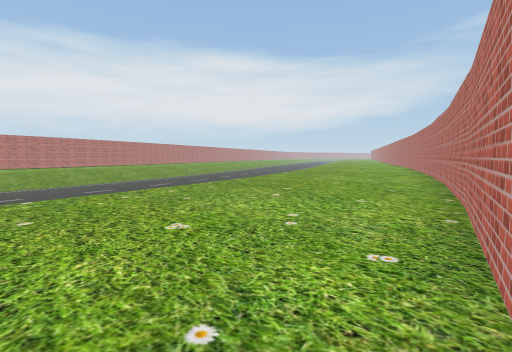
view 1 (above)

23 first-person views from a walk through a Unity game level. The camera is 1.3 m above the floor, tilts 4° down and sees 85° across. The floor is counted in squares, 2 m on a side. Each view is taken from the middle of a square. On the plan, view 1 faces up. The plan holds only what a view shows up to about 9 squares ahead; the rest is blank. The place goes on beyond the plan. Some animated figures are left out. Some surface patterns are stand-ins.

view 2
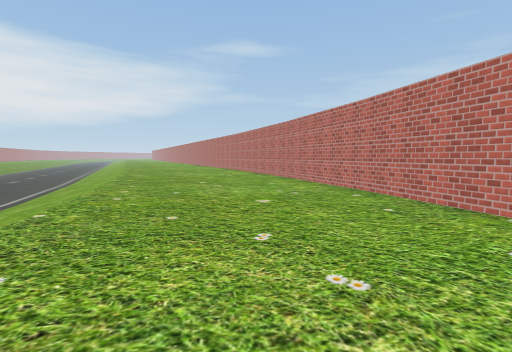

view 3
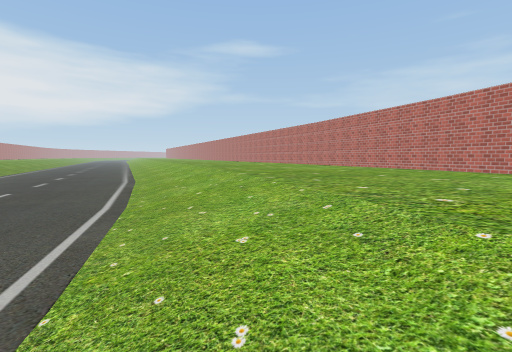

view 4
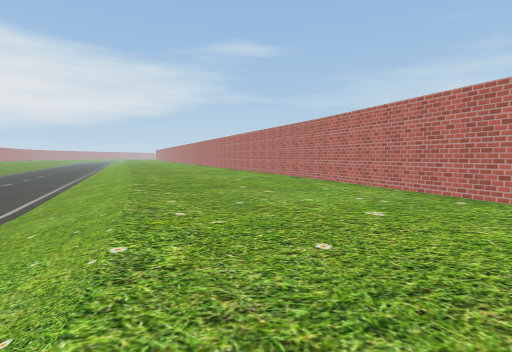

view 5
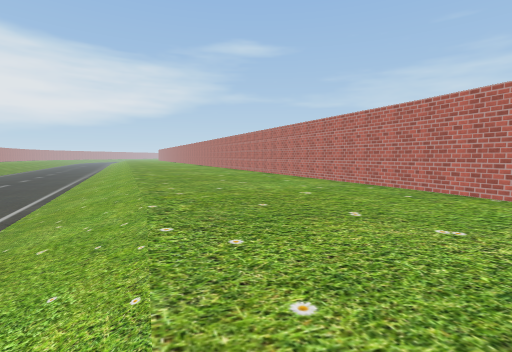

view 6
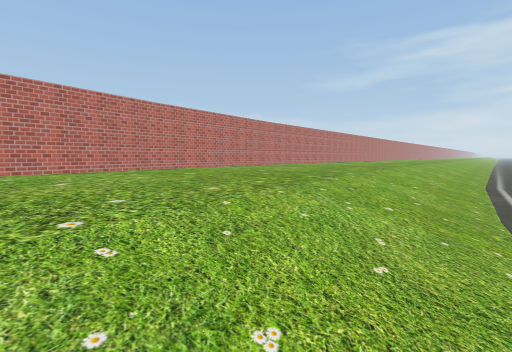

view 7
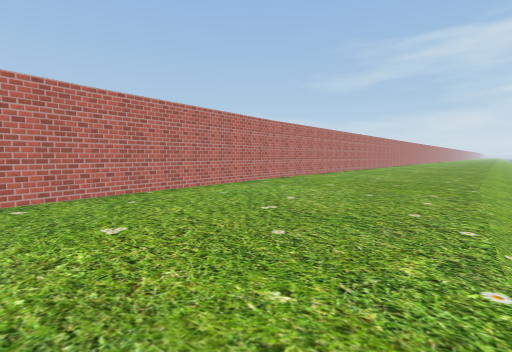

view 8
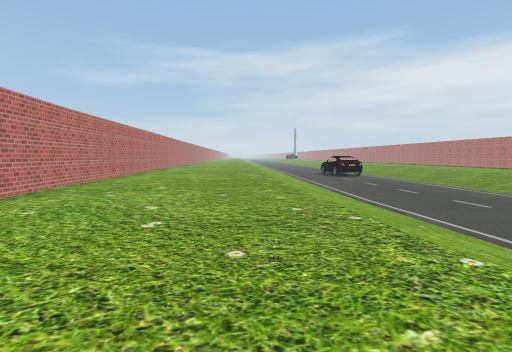

view 9
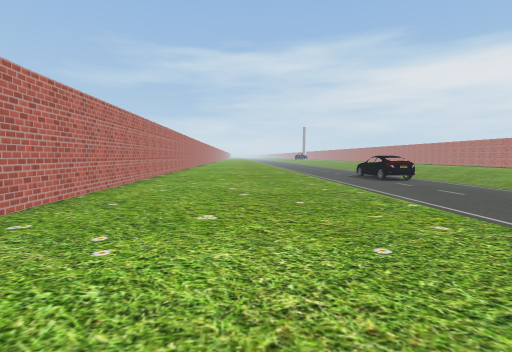

view 10
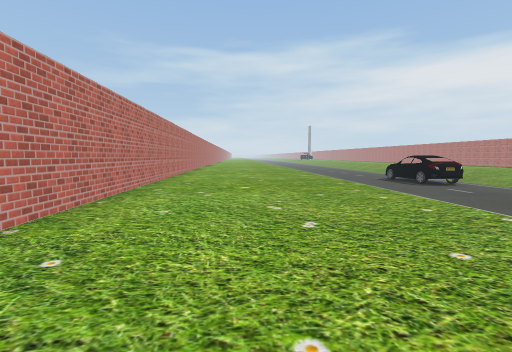

view 11
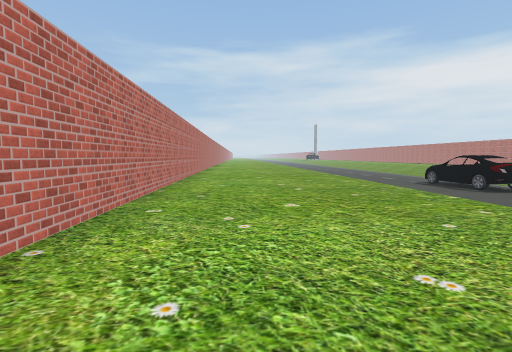

view 12
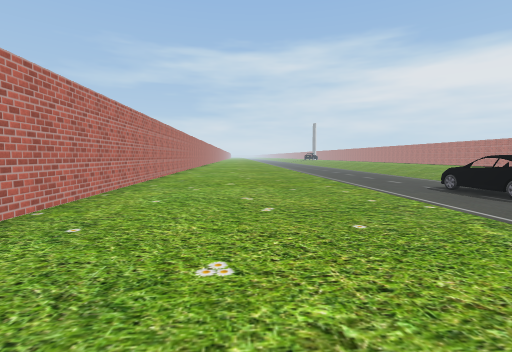

view 13
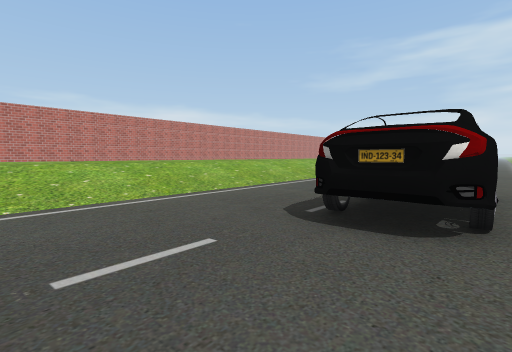

view 14
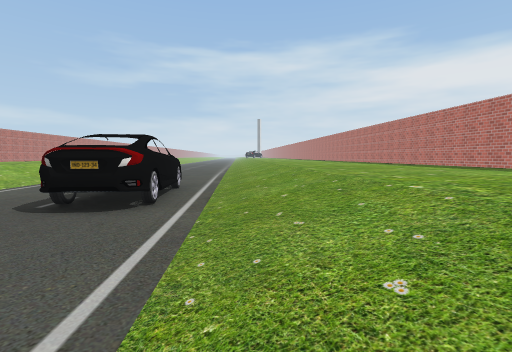

view 15
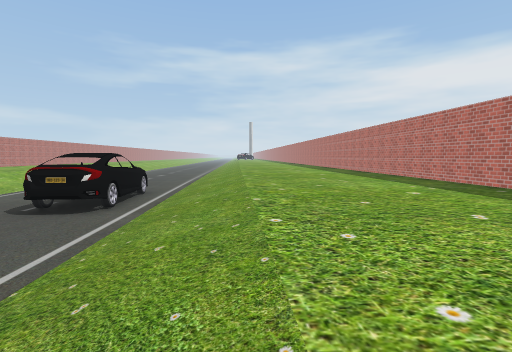

view 16
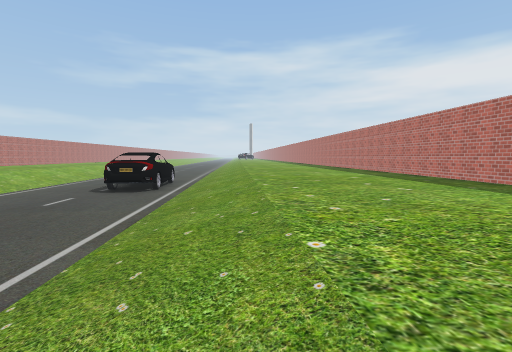

view 17
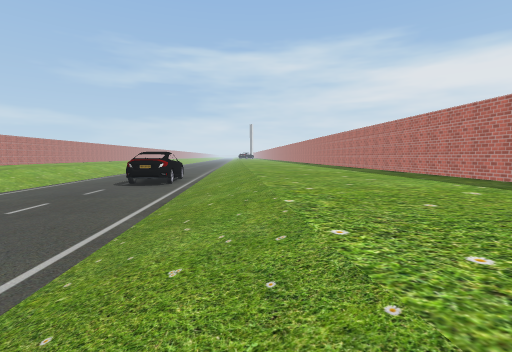

view 18
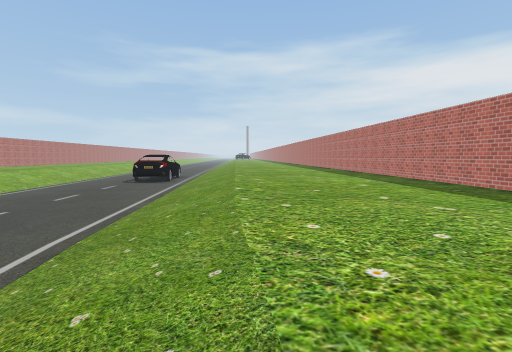

view 19
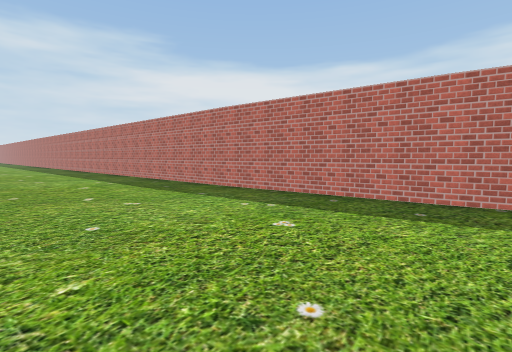

view 20
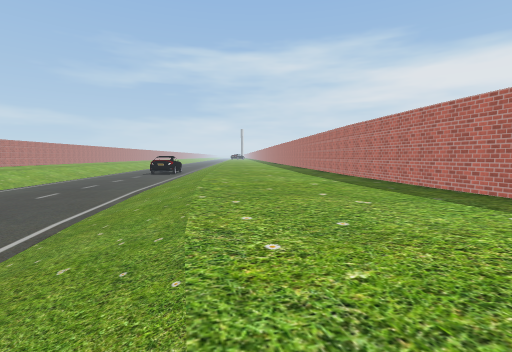

view 21
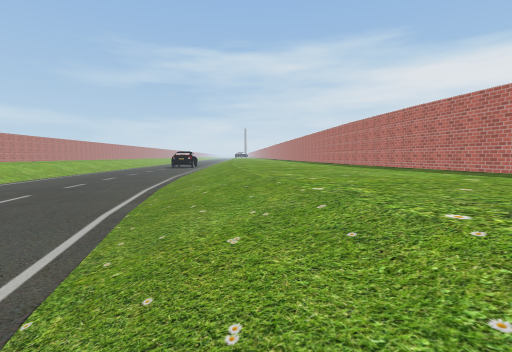

view 22
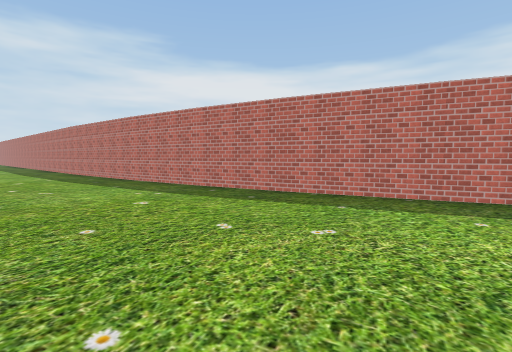

view 23
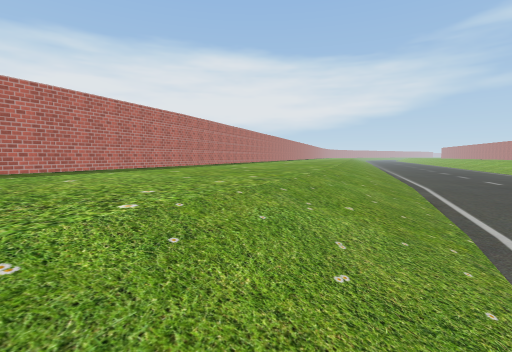

### Floor plan
Key: @ floor where view 1 was taken; # wall or solid block; . main floor; - floor 1 m lower than the main floor; / step, stairs or slope; O other object.
Columns run from 26 left of view 1 to 9 right of it. Each row starts with its distance up from view 1.
 20                ##.....//-----//....
 19                #.....///-----//.....
 18               ##.....//-----///.....
 17               #.....///-----//.....#
 16              ##.....//------//.....#
 15              #.....///- ---//......#
 14             ##.....//-  ---//.....##
 13            ##.....///   --///.....#
 12            #......//-   --//.....##
 11           #......///-   -///.....#
 10          ##......//--   -//.....##
  9         ##......///---  ///.....#
  8        ##......///----  //.....##
  7        #......///----  ///.....#
  6       #.......//----- ///.....##
  5      ##......///------//......#
  4     ##......///------///.....##
  3    ##......///------///......#
  2   ##......///------///......##
  1  ##......///-------//......##
  0 ##......///-------///.....@#
 -1 #.......///------///......#
 -2  ......///------///......##
 -3   ....///-O----/ /......##
 -4     .///-OO---/ /......##
 -5     ///-OO---///.......#
 -6      /-- ----//.......#
 -7      --   --///......##
 -8           -///......##
 -9          -///......##
-10          ///......##

Where each view was taken, in squares from view 1:
view 1: 0 up, 0 right, facing up
view 2: 4 up, 1 left, facing up-right
view 3: 8 up, 2 left, facing up-right
view 4: 10 up, 1 right, facing up-right
view 5: 13 up, 2 right, facing up-right
view 6: 8 up, 2 left, facing down
view 7: 5 up, 2 left, facing down
view 8: 4 up, 1 left, facing down-left
view 9: 1 up, 2 left, facing down-left
view 10: 1 down, 3 left, facing down-left
view 11: 3 down, 4 left, facing down-left
view 12: 4 down, 6 left, facing down-left
view 13: 1 down, 15 left, facing down
view 14: 1 up, 15 left, facing down-left
view 15: 3 up, 15 left, facing down-left
view 16: 5 up, 13 left, facing down-left
view 17: 6 up, 12 left, facing down-left
view 18: 8 up, 11 left, facing down-left
view 19: 9 up, 11 left, facing left
view 20: 13 up, 8 left, facing down-left
view 21: 14 up, 6 left, facing down-left
view 22: 15 up, 7 left, facing left
view 23: 12 up, 7 left, facing up
